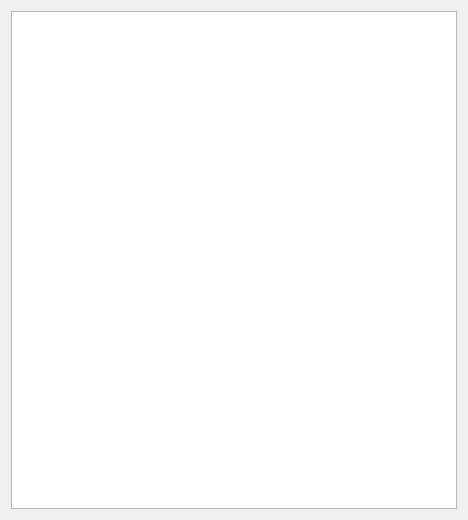
<?xml version="1.0" encoding="UTF-8"?>
<ui version="4.0">
 <class>DataTables</class>
 <widget class="QWidget" name="DataTables">
  <property name="geometry">
   <rect>
    <x>0</x>
    <y>0</y>
    <width>468</width>
    <height>520</height>
   </rect>
  </property>
  <property name="windowTitle">
   <string>Numeric Data</string>
  </property>
  <layout class="QHBoxLayout" name="horizontalLayout">
   <item>
    <widget class="QTableWidget" name="tableWidget"/>
   </item>
  </layout>
 </widget>
 <resources/>
 <connections/>
</ui>
